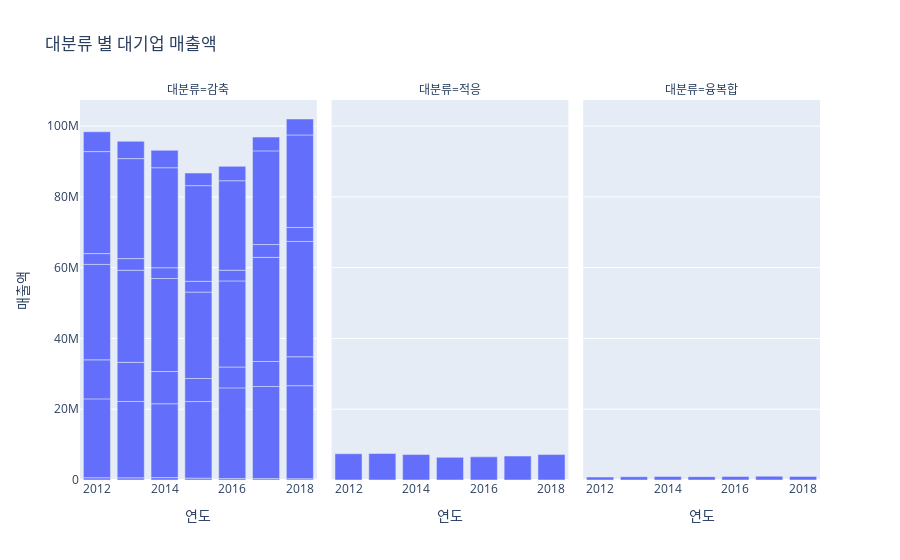

Notebook code for this chart:
### Code cell
# 대기업 연간 매출액
fig = px.bar(data_frame=df_corp_sr[df_corp_sr["기업규모"]=="대기업"], x="연도", y="매출액", facet_col="대분류", title="대분류 별 대기업 매출액")
fig.show()

### Figure 1 — Plotly figure (JSON) as saved in the notebook; plotly's stock layout.template omitted (floating-point values rounded to 4 significant figures)
{"data": [{"alignmentgroup": "True", "hovertemplate": "대분류=감축<br>연도=%{x}<br>매출액=%{y}<extra></extra>", "legendgroup": "", "marker": {"color": "#636efa", "pattern": {"shape": ""}}, "name": "", "offsetgroup": "", "orientation": "v", "showlegend": false, "textposition": "auto", "type": "bar", "x": [2012, 2013, 2014, 2015, 2016, 2017, 2018, 2012, 2013, 2014, 2015, 2016, 2017, 2018, 2012, 2013, 2014, 2015, 2016, 2017, 2018, 2012, 2013, 2014, 2015, 2016, 2017, 2018, 2012, 2013, 2014, 2015, 2016, 2017, 2018, 2012, 2013, 2014, 2015, 2016, 2017, 2018, 2012, 2013, 2014, 2015, 2016, 2017, 2018], "xaxis": "x", "y": [628469, 604387, 673534, 526082, 404810, 392154, 346961, 22294879, 21580793, 20872400, 21639829, 25626224, 26035911, 26300317, 11030136, 11066473, 9105627, 6515162, 5895165, 7057984, 8170656, 26967172, 26013868, 26278778, 24418237, 24327220, 29425821, 32589509, 3054486, 3301261, 3046087, 3042052, 3022880, 3614652, 3945080, 28826571, 28245596, 28261799, 27034582, 25281626, 26470654, 26140773, 5605830, 4890526, 4920709, 3559426, 4070020, 3897321, 4513872], "yaxis": "y"}, {"alignmentgroup": "True", "hovertemplate": "대분류=적응<br>연도=%{x}<br>매출액=%{y}<extra></extra>", "legendgroup": "", "marker": {"color": "#636efa", "pattern": {"shape": ""}}, "name": "", "offsetgroup": "", "orientation": "v", "showlegend": false, "textposition": "auto", "type": "bar", "x": [2012, 2013, 2014, 2015, 2016, 2017, 2018, 2012, 2013, 2014, 2015, 2016, 2017, 2018], "xaxis": "x2", "y": [3, 3, 2, 3, 1, null, null, 7423216, 7496553, 7192740, 6399770, 6542636, 6769533, 7185270], "yaxis": "y2"}, {"alignmentgroup": "True", "hovertemplate": "대분류=융복합<br>연도=%{x}<br>매출액=%{y}<extra></extra>", "legendgroup": "", "marker": {"color": "#636efa", "pattern": {"shape": ""}}, "name": "", "offsetgroup": "", "orientation": "v", "showlegend": false, "textposition": "auto", "type": "bar", "x": [2012, 2013, 2014, 2015, 2016, 2017, 2018], "xaxis": "x3", "y": [827155, 909512, 981950, 942280, 972297, 1072672, 1021331], "yaxis": "y3"}], "layout": {"annotations": [{"font": {}, "showarrow": false, "text": "대분류=감축", "x": 0.16, "xanchor": "center", "xref": "paper", "y": 1, "yanchor": "bottom", "yref": "paper"}, {"font": {}, "showarrow": false, "text": "대분류=적응", "x": 0.5, "xanchor": "center", "xref": "paper", "y": 1, "yanchor": "bottom", "yref": "paper"}, {"font": {}, "showarrow": false, "text": "대분류=융복합", "x": 0.84, "xanchor": "center", "xref": "paper", "y": 1, "yanchor": "bottom", "yref": "paper"}], "barmode": "relative", "legend": {"tracegroupgap": 0}, "title": {"text": "대분류 별 대기업 매출액"}, "xaxis": {"anchor": "y", "domain": [0, 0.32], "title": {"text": "연도"}}, "xaxis2": {"anchor": "y2", "domain": [0.34, 0.66], "matches": "x", "title": {"text": "연도"}}, "xaxis3": {"anchor": "y3", "domain": [0.68, 1.0], "matches": "x", "title": {"text": "연도"}}, "yaxis": {"anchor": "x", "domain": [0, 1], "title": {"text": "매출액"}}, "yaxis2": {"anchor": "x2", "domain": [0, 1], "matches": "y", "showticklabels": false}, "yaxis3": {"anchor": "x3", "domain": [0, 1], "matches": "y", "showticklabels": false}}}
